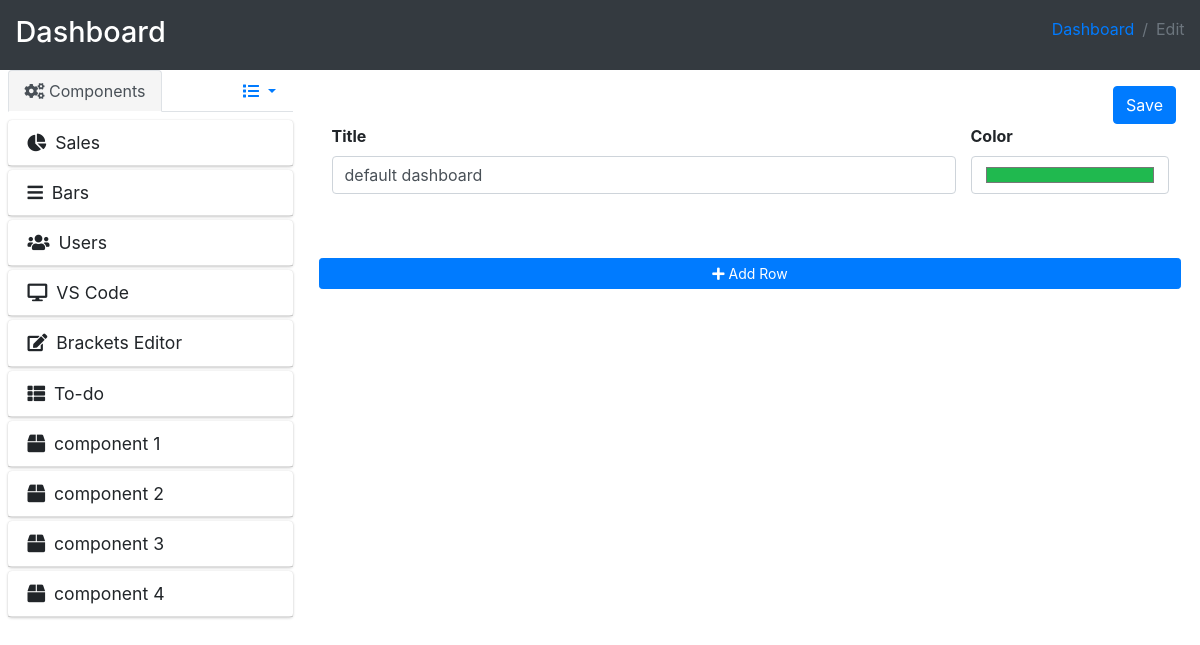
The page /edit.php?id=1 on the database as committed earlier.
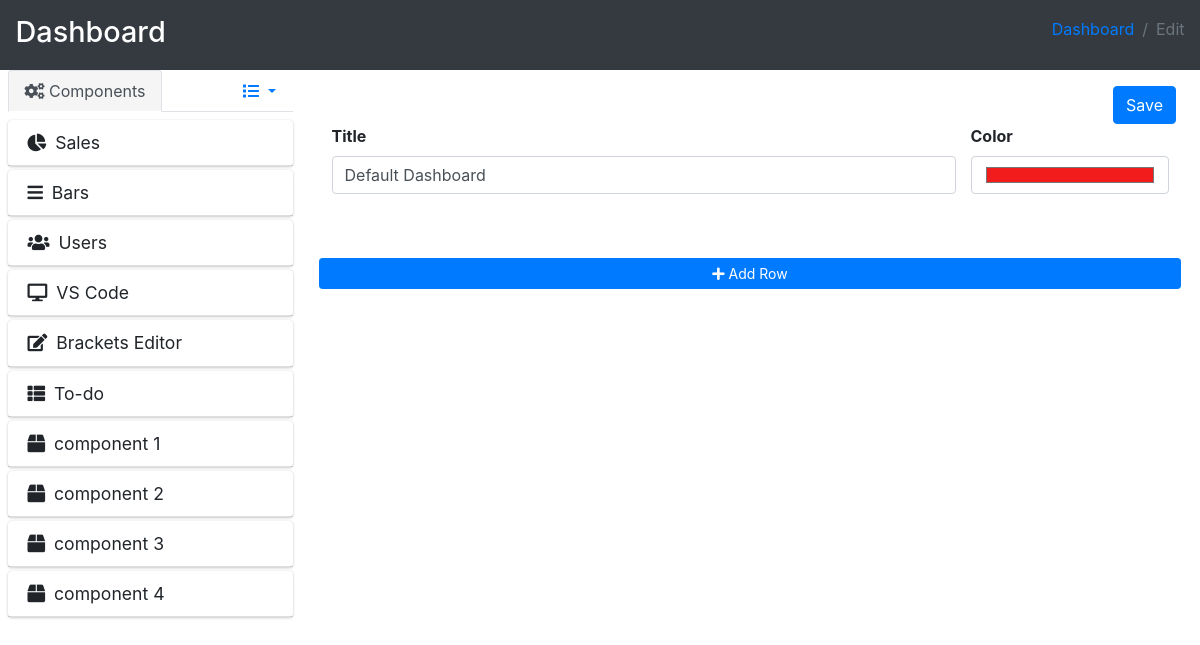
The same page on the database as committed later.
### tables this page shows
CREATE TABLE `components` (
  `id` int(11) NOT NULL,
  `title` varchar(255) NOT NULL,
  `icon` varchar(255) NOT NULL
);

CREATE TABLE `dashboards` (
  `id` int(11) NOT NULL,
  `name` varchar(255) NOT NULL,
  `color` varchar(100) NOT NULL
);

### edit.php (the view, shortened to what this page needs)
<?php
include_once('connection/connect.php');
$query = mysqli_query($conn,"SELECT * FROM components");
if (isset($_GET['id'])) {
  $dashboard_id = $_GET['id'];
} else {
  header('location:index.php');
}
$dashboard_detail = mysqli_fetch_array(mysqli_query($conn,"SELECT * FROM dashboards WHERE id = '$dashboard_id';"));
?>
<!DOCTYPE html>
<html lang="en">
<head>
  <link rel="stylesheet" href="plugins/fontawesome-free/css/all.min.css">
  <link rel="stylesheet" href="plugins/tempusdominus-bootstrap-4/css/tempusdominus-bootstrap-4.min.css">
  <link rel="stylesheet" href="dist/css/adminlte.min.css">
  <link rel="stylesheet" href="assets/css/custom.css">
  <link rel="stylesheet" href="assets/css/dragdrop.css" >
</head>
<body class="hold-transition sidebar-mini layout-fixed">
  <div class="wrapper">
    <div class="w-100">
      <div class="content-header bg-dark">
        <div class="container-fluid">
          <div class="row mb-2">
            <div class="col-sm-6">
              <h1 class="m-0">Dashboard</h1>
            </div>
            <div class="col-sm-6">
              <ol class="breadcrumb float-sm-right">
                <li class="breadcrumb-item"><a href="edit.php">Dashboard</a></li>
                <li class="breadcrumb-item active">Edit</a></li>
              </ol>
            </div>
          </div>
        </div>
      </div>
      <section class="content">
        <div class="container-fluid">
          <div class="row mt-3">
            <section class="col-lg-3 component-sidebar">
              <nav>
                <div class="nav nav-tabs justify-content-between" id="nav-tab" role="tablist">
                  <a class="nav-link active" id="nav-home-tab" data-toggle="tab" href="#nav-home" role="tab" aria-controls="nav-home" aria-selected="true">
                    <i class="fas fa-cogs"></i> Components
                  </a>
                  <a class="nav-link dropdown-toggle" href="javascript:void(0);" id="dropdownMenuButton" data-toggle="dropdown">
                    <i class="fas fa-list"></i>
                  </a>
                </div>
              </nav>
              <div class="tab-content" id="nav-tabContent">
                <div class="tab-pane fade show active pt-2 connectedSortable" id="nav-home" role="tabpanel" aria-labelledby="nav-home-tab">
                  <?php while ($component = mysqli_fetch_array($query)) : ?>
                    <div class="card mb-1" data-component-id="<?= $component['id'] ?>">
                      <div class="card-header">
                        <h3 class="card-title">
                          <i class="<?= $component['icon'] ?> mr-1"></i>
                          <?= $component['title'] ?>
                        </h3>
                      </div>
                    </div>
                  <?php endwhile; ?>
                </div>
              </div>
            </section>
            <section class="col-lg-9">
              <div class="container px-4 mb-3">
                <div class="row justify-content-end">
                      <button type="button" class="btn btn-primary" onclick="saveDashboard()">Save</button>
                </div>
                <div class="row">
                    <div class="form-group col-md-9">
                      <label>Title</label>
                      <input type="text" class="form-control" id="dashboard-title" value="<?= $dashboard_detail['name'] ?>">
                    </div>
                    <div class="form-group col-md-3">
                      <label>Color</label>
                      <input type="color" class="form-control" id="dashboard-color" value="<?= $dashboard_detail['color'] ?>">
                    </div>
                </div>
              </div>
              <div class="container-fluid d-flex justify-content-center mt-5">
                <button type="button" class="btn btn-primary btn-sm mx-1 btn-block" onclick="addRow()">
                  <i class="fas fa-plus"></i>
                  Add Row
                </button>
              </div>
            </section>
          </div>
        </div>
      </section>
    </div>
  </div>
</body>
</html>

### assets/css/custom.css (style rules this page uses)
.content-header { height: 70px; }
.component-sidebar { height: calc(100vh - 70px); margin-top: -16px; overflow: hidden; overflow-y: scroll; }
.nav-tabs .nav-link.active { background-color: #f5f5f5; }

### assets/css/dragdrop.css (style rules this page uses)
.connectedSortable { min-height:50px; }

Rows that differ between the two databases and show on the page:
changed dashboards: name "default dashboard" → "Default Dashboard"; color "#20b94f" → "#f21c1c"
